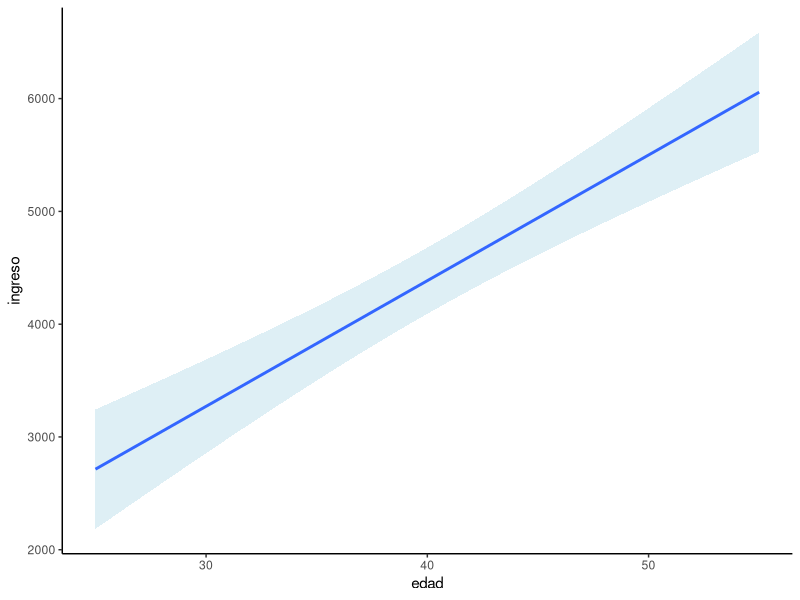

Source code (R):
## ---- chunk 1
# Crear una matriz con los datos observados
# Datos de edad y ingreso mensual
edad <- c(25, 30, 35, 40, 45, 50, 55)
ingreso <- c(3000, 2700, 4000, 4500, 5000, 5500, 6000)

## ---- chunk 2
correlacion <- cor.test(edad, ingreso)
## ---- chunk 3
# Mostrar los resultados
print(correlacion)

## ---- chunk 4
library(ggplot2)
Data <- data.frame(Edad = edad, Peso = ingreso)

ggplot(Data, aes(edad, ingreso))+
  geom_smooth(method = "lm", fill = "lightblue")+
  theme_classic()
